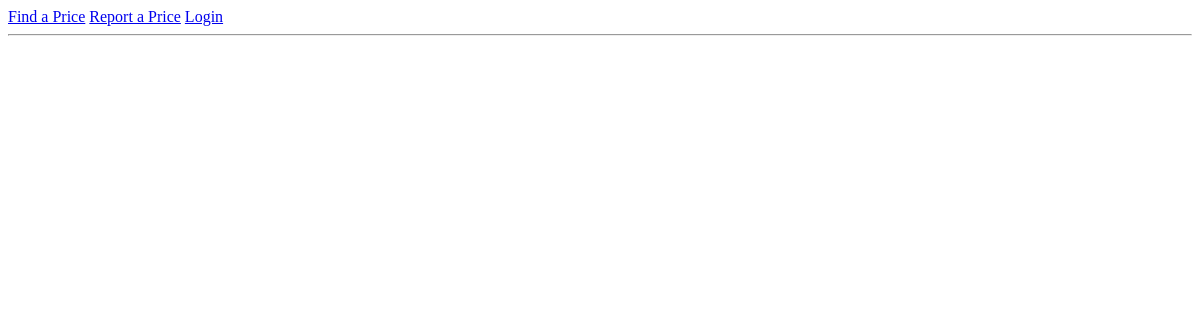
Before: /explore with the older database file.
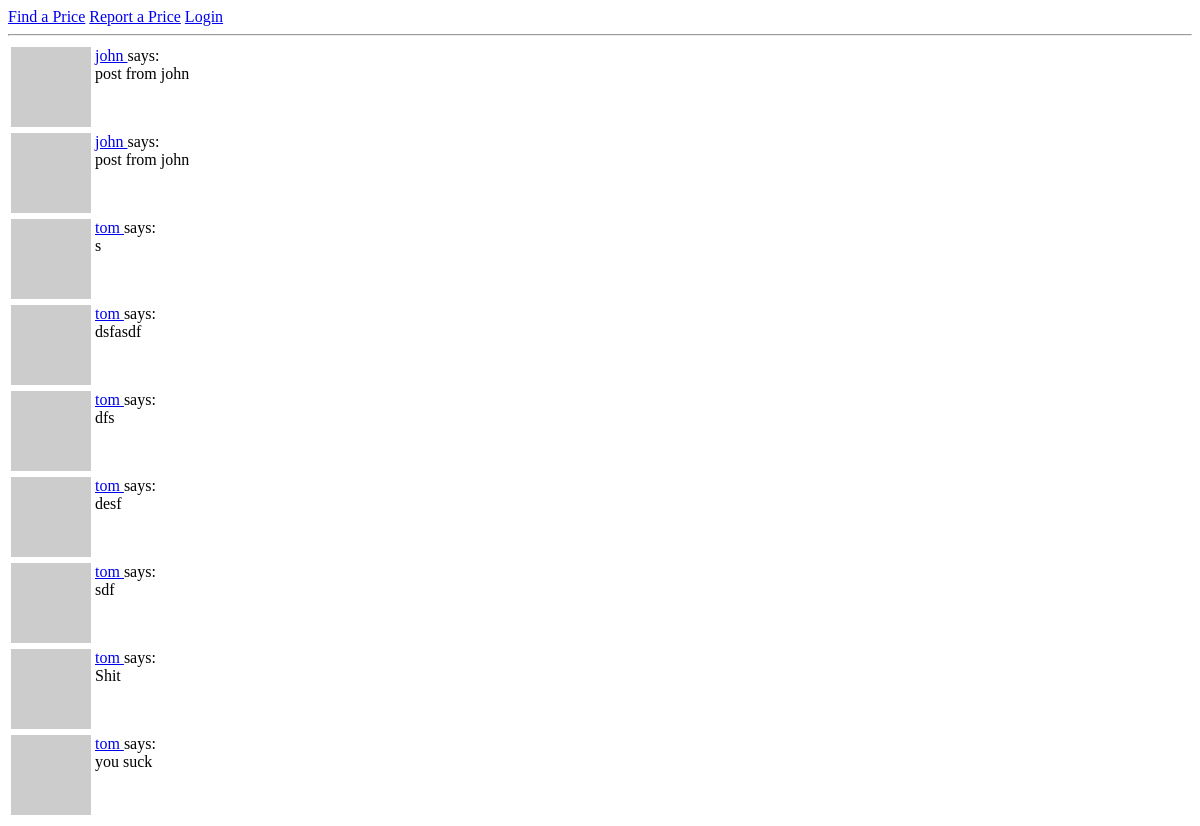
After: the same page with the newer database file.
### app/models.py (models this page shows, shortened)
class Post(db.Model):
    id = db.Column(db.Integer, primary_key=True)
    price = db.Column(db.Float)
    rating = db.Column(db.Integer)
    body = db.Column(db.String(140))
    timestamp = db.Column(db.DateTime, index=True, default=datetime.utcnow)
    user_id = db.Column(db.Integer, db.ForeignKey('user.id'))
    service_id = db.Column(db.Integer, db.ForeignKey('service.id'))
    company_id = db.Column(db.Integer, db.ForeignKey('company.id'))

class User(UserMixin, db.Model):
    id = db.Column(db.Integer, primary_key=True)
    username = db.Column(db.String(64), index=True, unique=True)
    email = db.Column(db.String(120), index=True, unique=True)
    password_hash = db.Column(db.String(128))
    posts = db.relationship('Post', backref='author', lazy='dynamic')
    about_me = db.Column(db.String(140))
    last_seen = db.Column(db.DateTime, default=datetime.utcnow)
    followed = db.relationship(
        'User', secondary=followers,
        primaryjoin=(followers.c.follower_id == id),
        secondaryjoin=(followers.c.followed_id == id),
        backref=db.backref('followers', lazy='dynamic'), lazy='dynamic')
    def avatar(self, size):
        digest = md5(self.email.lower().encode('utf-8')).hexdigest()
        return 'https://www.gravatar.com/avatar/{}?d=identicon&s={}'.format(
            digest, size)

### app/routes.py (the view)
@app.route('/explore')
def explore():
    page = request.args.get('page', 1, type=int)
    posts = Post.query.order_by(Post.timestamp.desc()).paginate(
        page, app.config['POSTS_PER_PAGE'], False)
    next_url = url_for('explore', page=posts.next_num) \
        if posts.has_next else None
    prev_url = url_for('explore', page=posts.prev_num) \
        if posts.has_prev else None
    return render_template("index.html", title='Explore', posts=posts.items,
                          next_url=next_url, prev_url=prev_url)

### app/routes.py (called while the page is built)
@app.before_request
def before_request():
    if current_user.is_authenticated:
        current_user.last_seen = datetime.utcnow()
        db.session.commit()

### app/templates/index.html (shortened to what this page needs)
{% extends "base.html" %}
{% block content %}
    {% for post in posts %}
        {% include '_post.html' %}
    {% endfor %}
{% endblock %}

### app/templates/base.html (shortened to what this page needs)
<html>
    <head>
    </head>
    <body>
        <div>
          <a href="{{ url_for('explore') }}">Find a Price</a>
          <a href="{{ url_for('index') }}">Report a Price</a>
          {% if current_user.is_anonymous %}
          <a href="{{ url_for('login') }}">Login</a>
          {% else %}
          <a href="{{ url_for('user', username=current_user.username) }}">Profile</a>
          <a href="{{ url_for('logout') }}">Logout</a>
          {% endif %}
        </div>
        <hr>
        {% block content %}{% endblock %}
    </body>
</html>

### app/templates/_post.html
<table>
	<tr valign="top">
	    <td><img src="{{ post.author.avatar(36) }}"></td>
	    <td>
	        <a href="{{ url_for('user', username=post.author.username) }}">
	            {{ post.author.username }}
	        </a>
	        says:<br>{{ post.body }}
	    </td>
	</tr>
</table>

Changed rows visible on the page:
added Post: author.username "john", body "post from john"
added Post: author.username "john", body "post from john"
added Post: author.username "tom", body "s"
added Post: author.username "tom", body "dsfasdf"
added Post: author.username "tom", body "dfs"
added Post: author.username "tom", body "desf"
added Post: author.username "tom", body "sdf"
added Post: author.username "tom", body "Shit"
added Post: author.username "tom", body "you suck"
